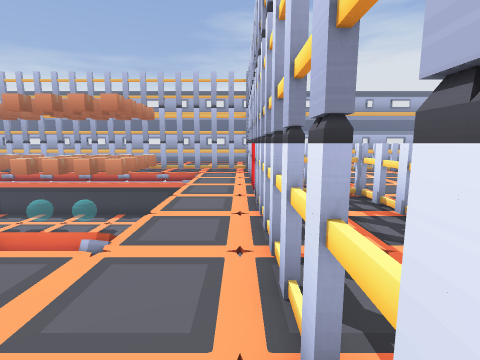
View 1 (above)

21 first-person views from a walk through a 3-D level made in the Godot game engine. The camera is 1.5 m above the floor, tilts 8° down and sees 85° across. Doors that lead somewhere are drawn open, without their leaves. The floor is counted in squares, 1 m on a side. Each view is taken from the middle of a square. On the plan, view 1 faces up. The plan holds only what a view shows up to about 14 squares ahead; the rest is blank. The place goes on beyond the plan. Some surface patterns are stand-ins.

View 2
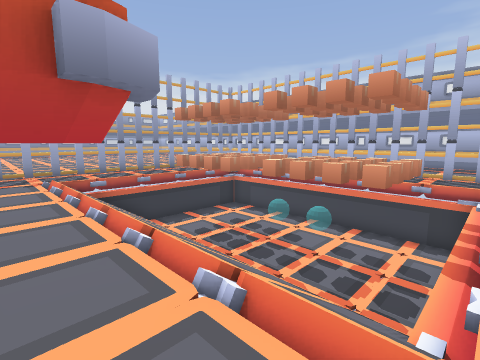

View 3
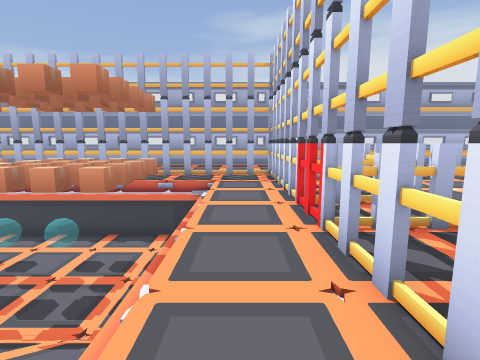

View 4
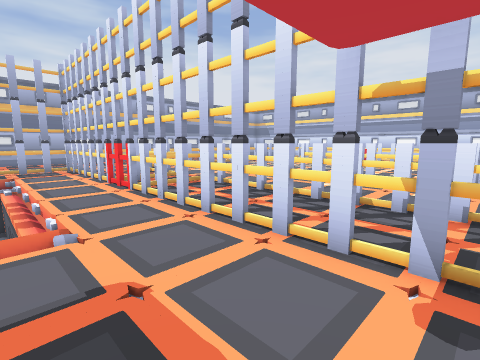

View 5
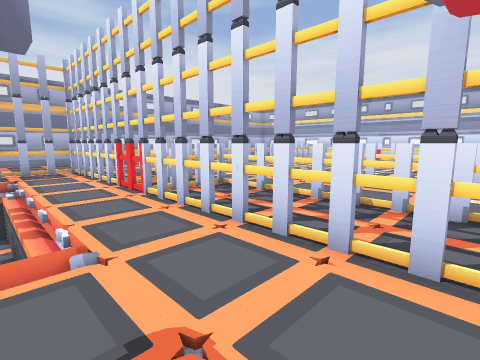

View 6
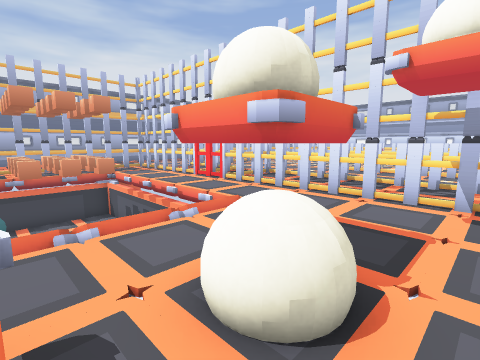

View 7
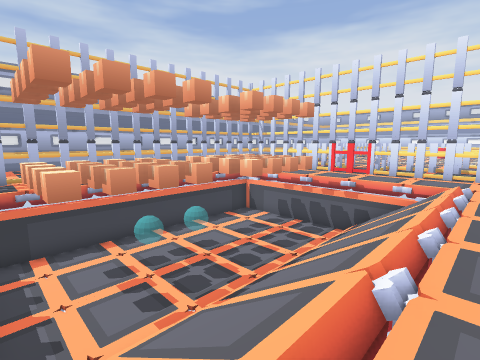

View 8
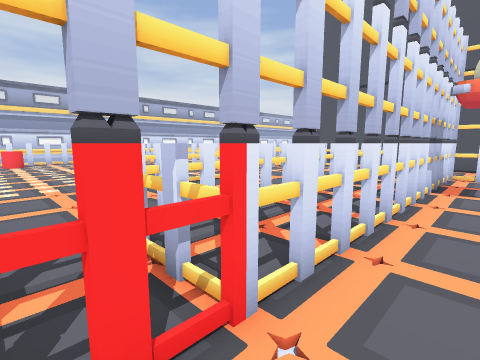

View 9
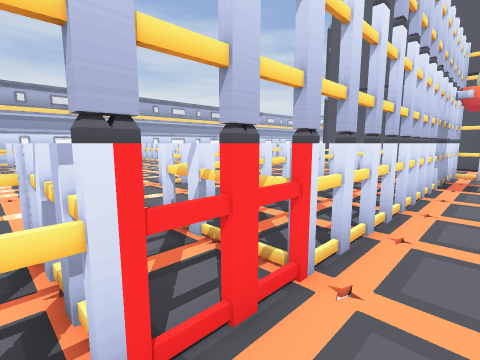

View 10
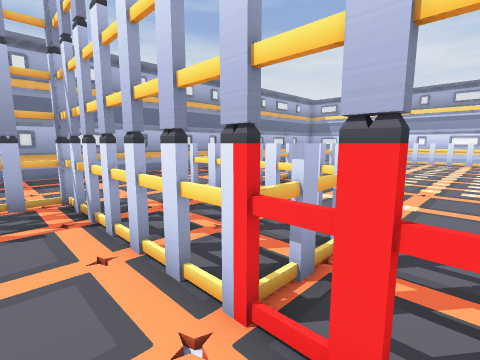

View 11
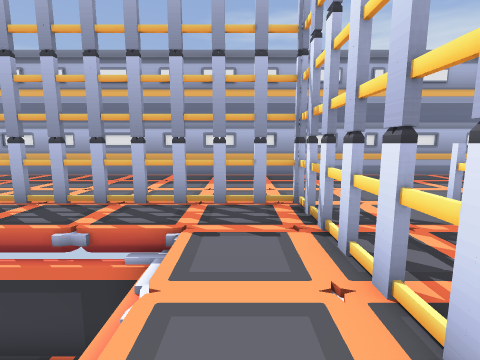

View 12
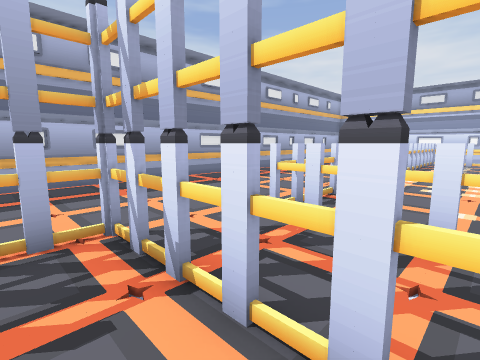

View 13
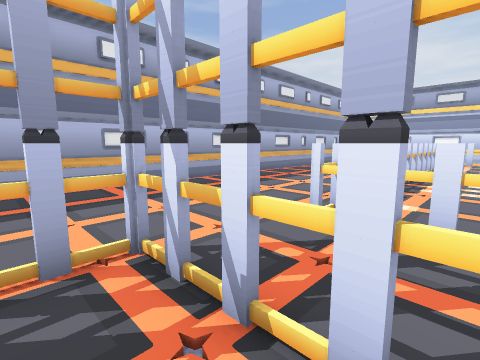

View 14
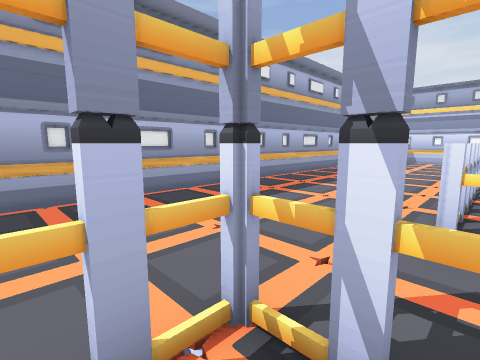

View 15
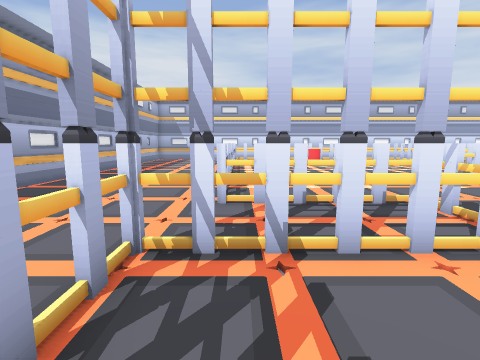

View 16
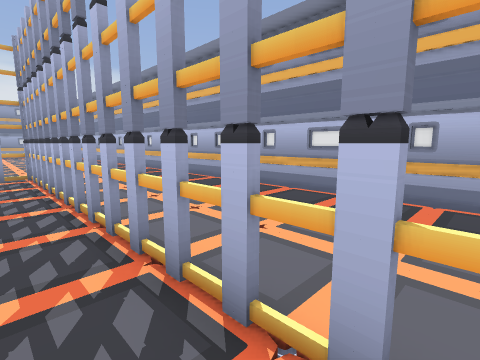

View 17
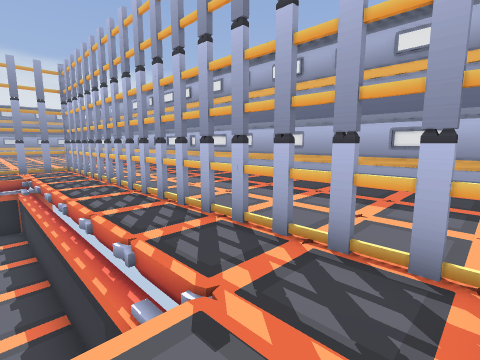

View 18
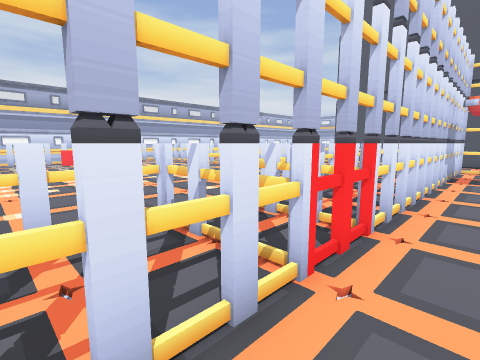

View 19
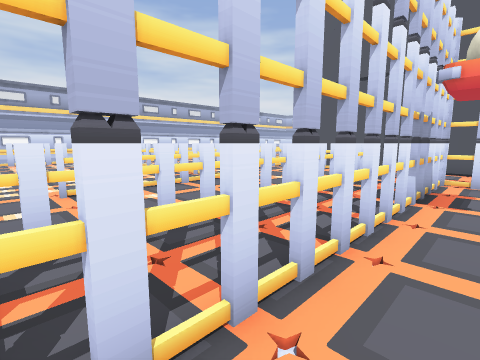

View 20
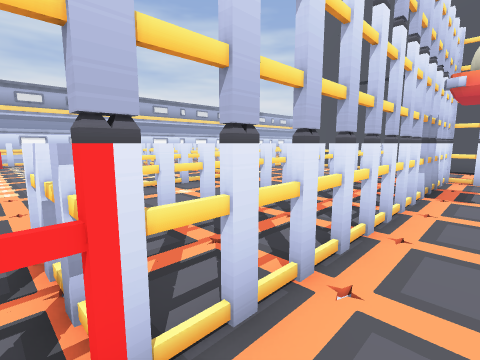

View 21
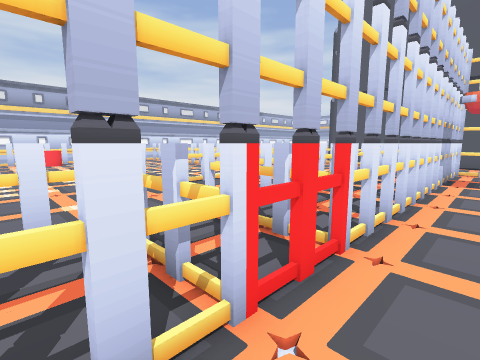

### Floor plan
Key: @ floor where view 1 was taken; # wall or solid block; x gap in a wall; . main floor; - floor 0.5 m lower than the main floor; _ floor 0.75 m lower than the main floor; < floor 2 m lower than the main floor; / step, stairs or slope; = window, fence, low wall or low ledge; v drop or lower ground; T thing the floor can be seen under or through; O other object.
Columns run from 13 left of view 1 to 17 right of it. Each row starts with its distance up from view 1.
 22 #########################
 21 .........................
 20  ........................
 19  ........................
 18 .........................
 17 .............................
 16  ............................
 15 #####TTTTTTTTT..........
 14 ..............T..##O##OOO
 13 <vvvvvvvvv#_..T..T.......
 12 <<<<<<<<<<<-..T..T....OOO
 11 <<<<<<<<<<<x..T..T.O..OOO....
 10 <<<<<<<<<<<x..T.T.....OOOOOOO..
  9 <<<<<<<<<<<x..TTT..O..OOOOOOOO.
  8 <<<<<<<<<<<x..T.......OOOO.....
  7 ///////////x..TTT.....OOOOOOOO.
  6 ///////////=..T..T.O..OOOOOOO
  5 ////////////..T..T...#O..
  4  //////////...T..T...#.OO.
  3 ..............T..T.O.#....
  2 ........#O#...T..T...#...
  1        .#O#...T..T...#...
  0        .O....@T..T.O.#..
 -1       . ......T..T...####

Where each view was taken, in squares from view 1:
view 1: 0 up, 0 right, facing up
view 2: 2 up, 2 left, facing up-left
view 3: 3 up, 1 left, facing up
view 4: 1 down, 3 left, facing up-right
view 5: 0 up, 3 left, facing up-right
view 6: 1 down, 7 left, facing up-right
view 7: 3 up, 13 left, facing up-right
view 8: 9 up, 1 left, facing down-right
view 9: 10 up, 1 left, facing down-right
view 10: 8 up, 1 left, facing up-right
view 11: 9 up, 1 left, facing up
view 12: 11 up, 1 left, facing up-right
view 13: 12 up, 1 left, facing up-right
view 14: 14 up, 1 left, facing up-right
view 15: 14 up, 3 left, facing right
view 16: 14 up, 3 left, facing up-left
view 17: 12 up, 0 right, facing up-left
view 18: 12 up, 1 left, facing down-right
view 19: 7 up, 1 left, facing down-right
view 20: 8 up, 1 left, facing down-right
view 21: 11 up, 1 left, facing down-right
